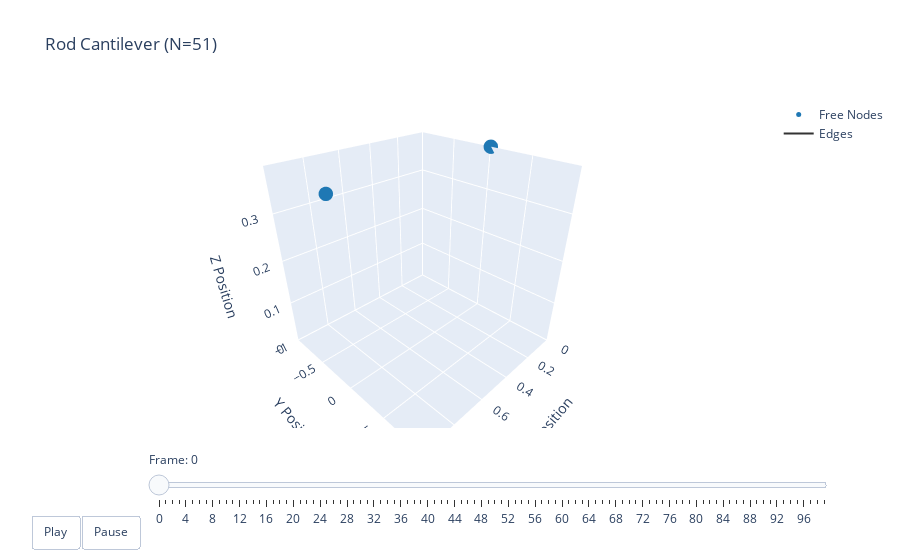

This figure's notebook cell:
### Code cell
t = np.arange(robot.sim_params.total_time, step=robot.sim_params.dt)
options = dismech.AnimationOptions(title='Rod Cantilever (N=51)')

fig = dismech.get_interactive_animation_plotly(robot, t, qs, options)
fig.show()

### Figure 1 — Plotly figure (JSON) as saved in the notebook; plotly's stock layout.template omitted (floating-point values rounded to 4 significant figures)
{"data": [{"marker": {"color": "#1f78b4", "size": 5}, "mode": "markers", "name": "Free Nodes", "type": "scatter3d", "x": [0.0, 1.0], "y": [0.0, 0.0], "z": [0.389, 0.389]}, {"marker": {"color": "#e31a1c", "size": 5}, "mode": "markers", "name": "Fixed Nodes", "type": "scatter3d", "x": [], "y": [], "z": []}, {"line": {"color": "#333333", "width": 2}, "mode": "lines", "name": "Edges", "type": "scatter3d", "x": [0, 1, null], "y": [0, 0, null], "z": [0.389, 0.389, null]}, {"color": "rgba(166, 206, 227, 0.7)", "i": [], "j": [], "k": [], "name": "Faces", "opacity": 0.7, "showscale": false, "type": "mesh3d", "x": [0.0, 1.0], "y": [0.0, 0.0], "z": [0.389, 0.389]}], "layout": {"scene": {"camera": {"eye": {"x": 1.225, "y": 1.225, "z": 1.0}}, "xaxis": {"range": [0, 1], "title": {"text": "X Position"}}, "yaxis": {"range": [0, 0], "title": {"text": "Y Position"}}, "zaxis": {"range": [-0.0004515, 0.389], "title": {"text": "Z Position"}}}, "sliders": [{"currentvalue": {"prefix": "Frame: "}, "steps": [{"args": [["0"], {"frame": {"duration": 50, "redraw": true}, "mode": "immediate"}], "label": "0", "method": "animate"}, {"args": [["1"], {"frame": {"duration": 50, "redraw": true}, "mode": "immediate"}], "label": "1", "method": "animate"}, {"args": [["2"], {"frame": {"duration": 50, "redraw": true}, "mode": "immediate"}], "label": "2", "method": "animate"}, {"args": [["3"], {"frame": {"duration": 50, "redraw": true}, "mode": "immediate"}], "label": "3", "method": "animate"}, {"args": [["4"], {"frame": {"duration": 50, "redraw": true}, "mode": "immediate"}], "label": "4", "method": "animate"}, {"args": [["5"], {"frame": {"duration": 50, "redraw": true}, "mode": "immediate"}], "label": "5", "method": "animate"}, {"args": [["6"], {"frame": {"duration": 50, "redraw": true}, "mode": "immediate"}], "label": "6", "method": "animate"}, {"args": [["7"], {"frame": {"duration": 50, "redraw": true}, "mode": "immediate"}], "label": "7", "method": "animate"}, {"args": [["8"], {"frame": {"duration": 50, "redraw": true}, "mode": "immediate"}], "label": "8", "method": "animate"}, {"args": [["9"], {"frame": {"duration": 50, "redraw": true}, "mode": "immediate"}], "label": "9", "method": "animate"}, {"args": [["10"], {"frame": {"duration": 50, "redraw": true}, "mode": "immediate"}], "label": "10", "method": "animate"}, {"args": [["11"], {"frame": {"duration": 50, "redraw": true}, "mode": "immediate"}], "label": "11", "method": "animate"}, {"args": [["12"], {"frame": {"duration": 50, "redraw": true}, "mode": "immediate"}], "label": "12", "method": "animate"}, {"args": [["13"], {"frame": {"duration": 50, "redraw": true}, "mode": "immediate"}], "label": "13", "method": "animate"}, {"args": [["14"], {"frame": {"duration": 50, "redraw": true}, "mode": "immediate"}], "label": "14", "method": "animate"}, {"args": [["15"], {"frame": {"duration": 50, "redraw": true}, "mode": "immediate"}], "label": "15", "method": "animate"}, {"args": [["16"], {"frame": {"duration": 50, "redraw": true}, "mode": "immediate"}], "label": "16", "method": "animate"}, {"args": [["17"], {"frame": {"duration": 50, "redraw": true}, "mode": "immediate"}], "label": "17", "method": "animate"}, {"args": [["18"], {"frame": {"duration": 50, "redraw": true}, "mode": "immediate"}], "label": "18", "method": "animate"}, {"args": [["19"], {"frame": {"duration": 50, "redraw": true}, "mode": "immediate"}], "label": "19", "method": "animate"}, {"args": [["20"], {"frame": {"duration": 50, "redraw": true}, "mode": "immediate"}], "label": "20", "method": "animate"}, {"args": [["21"], {"frame": {"duration": 50, "redraw": true}, "mode": "immediate"}], "label": "21", "method": "animate"}, {"args": [["22"], {"frame": {"duration": 50, "redraw": true}, "mode": "immediate"}], "label": "22", "method": "animate"}, {"args": [["23"], {"frame": {"duration": 50, "redraw": true}, "mode": "immediate"}], "label": "23", "method": "animate"}, {"args": [["24"], {"frame": {"duration": 50, "redraw": true}, "mode": "immediate"}], "label": "24", "method": "animate"}, {"args": [["25"], {"frame": {"duration": 50, "redraw": true}, "mode": "immediate"}], "label": "25", "method": "animate"}, {"args": [["26"], {"frame": {"duration": 50, "redraw": true}, "mode": "immediate"}], "label": "26", "method": "animate"}, {"args": [["27"], {"frame": {"duration": 50, "redraw": true}, "mode": "immediate"}], "label": "27", "method": "animate"}, {"args": [["28"], {"frame": {"duration": 50, "redraw": true}, "mode": "immediate"}], "label": "28", "method": "animate"}, {"args": [["29"], {"frame": {"duration": 50, "redraw": true}, "mode": "immediate"}], "label": "29", "method": "animate"}, {"args": [["30"], {"frame": {"duration": 50, "redraw": true}, "mode": "immediate"}], "label": "30", "method": "animate"}, {"args": [["31"], {"frame": {"duration": 50, "redraw": true}, "mode": "immediate"}], "label": "31", "method": "animate"}, {"args": [["32"], {"frame": {"duration": 50, "redraw": true}, "mode": "immediate"}], "label": "32", "method": "animate"}, {"args": [["33"], {"frame": {"duration": 50, "redraw": true}, "mode": "immediate"}], "label": "33", "method": "animate"}, {"args": [["34"], {"frame": {"duration": 50, "redraw": true}, "mode": "immediate"}], "label": "34", "method": "animate"}, {"args": [["35"], {"frame": {"duration": 50, "redraw": true}, "mode": "immediate"}], "label": "35", "method": "animate"}, {"args": [["36"], {"frame": {"duration": 50, "redraw": true}, "mode": "immediate"}], "label": "36", "method": "animate"}, {"args": [["37"], {"frame": {"duration": 50, "redraw": true}, "mode": "immediate"}], "label": "37", "method": "animate"}, {"args": [["38"], {"frame": {"duration": 50, "redraw": true}, "mode": "immediate"}], "label": "38", "method": "animate"}, {"args": [["39"], {"frame": {"duration": 50, "redraw": true}, "mode": "immediate"}], "label": "39", "method": "animate"}, {"args": [["40"], {"frame": {"duration": 50, "redraw": true}, "mode": "immediate"}], "label": "40", "method": "animate"}, {"args": [["41"], {"frame": {"duration": 50, "redraw": true}, "mode": "immediate"}], "label": "41", "method": "animate"}, {"args": [["42"], {"frame": {"duration": 50, "redraw": true}, "mode": "immediate"}], "label": "42", "method": "animate"}, {"args": [["43"], {"frame": {"duration": 50, "redraw": true}, "mode": "immediate"}], "label": "43", "method": "animate"}, {"args": [["44"], {"frame": {"duration": 50, "redraw": true}, "mode": "immediate"}], "label": "44", "method": "animate"}, {"args": [["45"], {"frame": {"duration": 50, "redraw": true}, "mode": "immediate"}], "label": "45", "method": "animate"}, {"args": [["46"], {"frame": {"duration": 50, "redraw": true}, "mode": "immediate"}], "label": "46", "method": "animate"}, {"args": [["47"], {"frame": {"duration": 50, "redraw": true}, "mode": "immediate"}], "label": "47", "method": "animate"}, {"args": [["48"], {"frame": {"duration": 50, "redraw": true}, "mode": "immediate"}], "label": "48", "method": "animate"}, {"args": [["49"], {"frame": {"duration": 50, "redraw": true}, "mode": "immediate"}], "label": "49", "method": "animate"}, {"args": [["50"], {"frame": {"duration": 50, "redraw": true}, "mode": "immediate"}], "label": "50", "method": "animate"}, {"args": [["51"], {"frame": {"duration": 50, "redraw": true}, "mode": "immediate"}], "label": "51", "method": "animate"}, {"args": [["52"], {"frame": {"duration": 50, "redraw": true}, "mode": "immediate"}], "label": "52", "method": "animate"}, {"args": [["53"], {"frame": {"duration": 50, "redraw": true}, "mode": "immediate"}], "label": "53", "method": "animate"}, {"args": [["54"], {"frame": {"duration": 50, "redraw": true}, "mode": "immediate"}], "label": "54", "method": "animate"}, {"args": [["55"], {"frame": {"duration": 50, "redraw": true}, "mode": "immediate"}], "label": "55", "method": "animate"}, {"args": [["56"], {"frame": {"duration": 50, "redraw": true}, "mode": "immediate"}], "label": "56", "method": "animate"}, {"args": [["57"], {"frame": {"duration": 50, "redraw": true}, "mode": "immediate"}], "label": "57", "method": "animate"}, {"args": [["58"], {"frame": {"duration": 50, "redraw": true}, "mode": "immediate"}], "label": "58", "method": "animate"}, {"args": [["59"], {"frame": {"duration": 50, "redraw": true}, "mode": "immediate"}], "label": "59", "method": "animate"}, {"args": [["60"], {"frame": {"duration": 50, "redraw": true}, "mode": "immediate"}], "label": "60", "method": "animate"}, {"args": [["61"], {"frame": {"duration": 50, "redraw": true}, "mode": "immediate"}], "label": "61", "method": "animate"}, {"args": [["62"], {"frame": {"duration": 50, "redraw": true}, "mode": "immediate"}], "label": "62", "method": "animate"}, {"args": [["63"], {"frame": {"duration": 50, "redraw": true}, "mode": "immediate"}], "label": "63", "method": "animate"}, {"args": [["64"], {"frame": {"duration": 50, "redraw": true}, "mode": "immediate"}], "label": "64", "method": "animate"}, {"args": [["65"], {"frame": {"duration": 50, "redraw": true}, "mode": "immediate"}], "label": "65", "method": "animate"}, {"args": [["66"], {"frame": {"duration": 50, "redraw": true}, "mode": "immediate"}], "label": "66", "method": "animate"}, {"args": [["67"], {"frame": {"duration": 50, "redraw": true}, "mode": "immediate"}], "label": "67", "method": "animate"}, {"args": [["68"], {"frame": {"duration": 50, "redraw": true}, "mode": "immediate"}], "label": "68", "method": "animate"}, {"args": [["69"], {"frame": {"duration": 50, "redraw": true}, "mode": "immediate"}], "label": "69", "method": "animate"}, {"args": [["70"], {"frame": {"duration": 50, "redraw": true}, "mode": "immediate"}], "label": "70", "method": "animate"}, {"args": [["71"], {"frame": {"duration": 50, "redraw": true}, "mode": "immediate"}], "label": "71", "method": "animate"}, {"args": [["72"], {"frame": {"duration": 50, "redraw": true}, "mode": "immediate"}], "label": "72", "method": "animate"}, {"args": [["73"], {"frame": {"duration": 50, "redraw": true}, "mode": "immediate"}], "label": "73", "method": "animate"}, {"args": [["74"], {"frame": {"duration": 50, "redraw": true}, "mode": "immediate"}], "label": "74", "method": "animate"}, {"args": [["75"], {"frame": {"duration": 50, "redraw": true}, "mode": "immediate"}], "label": "75", "method": "animate"}, {"args": [["76"], {"frame": {"duration": 50, "redraw": true}, "mode": "immediate"}], "label": "76", "method": "animate"}, {"args": [["77"], {"frame": {"duration": 50, "redraw": true}, "mode": "immediate"}], "label": "77", "method": "animate"}, {"args": [["78"], {"frame": {"duration": 50, "redraw": true}, "mode": "immediate"}], "label": "78", "method": "animate"}, {"args": [["79"], {"frame": {"duration": 50, "redraw": true}, "mode": "immediate"}], "label": "79", "method": "animate"}, {"args": [["80"], {"frame": {"duration": 50, "redraw": true}, "mode": "immediate"}], "label": "80", "method": "animate"}, {"args": [["81"], {"frame": {"duration": 50, "redraw": true}, "mode": "immediate"}], "label": "81", "method": "animate"}, {"args": [["82"], {"frame": {"duration": 50, "redraw": true}, "mode": "immediate"}], "label": "82", "method": "animate"}, {"args": [["83"], {"frame": {"duration": 50, "redraw": true}, "mode": "immediate"}], "label": "83", "method": "animate"}, {"args": [["84"], {"frame": {"duration": 50, "redraw": true}, "mode": "immediate"}], "label": "84", "method": "animate"}, {"args": [["85"], {"frame": {"duration": 50, "redraw": true}, "mode": "immediate"}], "label": "85", "method": "animate"}, {"args": [["86"], {"frame": {"duration": 50, "redraw": true}, "mode": "immediate"}], "label": "86", "method": "animate"}, {"args": [["87"], {"frame": {"duration": 50, "redraw": true}, "mode": "immediate"}], "label": "87", "method": "animate"}, {"args": [["88"], {"frame": {"duration": 50, "redraw": true}, "mode": "immediate"}], "label": "88", "method": "animate"}, {"args": [["89"], {"frame": {"duration": 50, "redraw": true}, "mode": "immediate"}], "label": "89", "method": "animate"}, {"args": [["90"], {"frame": {"duration": 50, "redraw": true}, "mode": "immediate"}], "label": "90", "method": "animate"}, {"args": [["91"], {"frame": {"duration": 50, "redraw": true}, "mode": "immediate"}], "label": "91", "method": "animate"}, {"args": [["92"], {"frame": {"duration": 50, "redraw": true}, "mode": "immediate"}], "label": "92", "method": "animate"}, {"args": [["93"], {"frame": {"duration": 50, "redraw": true}, "mode": "immediate"}], "label": "93", "method": "animate"}, {"args": [["94"], {"frame": {"duration": 50, "redraw": true}, "mode": "immediate"}], "label": "94", "method": "animate"}, {"args": [["95"], {"frame": {"duration": 50, "redraw": true}, "mode": "immediate"}], "label": "95", "method": "animate"}, {"args": [["96"], {"frame": {"duration": 50, "redraw": true}, "mode": "immediate"}], "label": "96", "method": "animate"}, {"args": [["97"], {"frame": {"duration": 50, "redraw": true}, "mode": "immediate"}], "label": "97", "method": "animate"}, {"args": [["98"], {"frame": {"duration": 50, "redraw": true}, "mode": "immediate"}], "label": "98", "method": "animate"}, {"args": [["99"], {"frame": {"duration": 50, "redraw": true}, "mode": "immediate"}], "label": "99", "method": "animate"}], "transition": {"duration": 0}, "x": 0.1, "y": 0}], "title": {"text": "Rod Cantilever (N=51)"}, "updatemenus": [{"buttons": [{"args": [null, {"frame": {"duration": 50, "redraw": true}, "fromcurrent": true}], "label": "Play", "method": "animate"}, {"args": [[null], {"frame": {"duration": 0, "redraw": true}, "mode": "immediate"}], "label": "Pause", "method": "animate"}], "direction": "left", "pad": {"r": 10, "t": 87}, "showactive": false, "type": "buttons", "x": 0.1, "xanchor": "right", "y": 0, "yanchor": "top"}]}}
